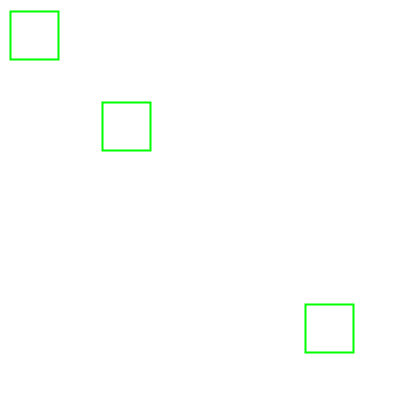
Frame 1 (no input)
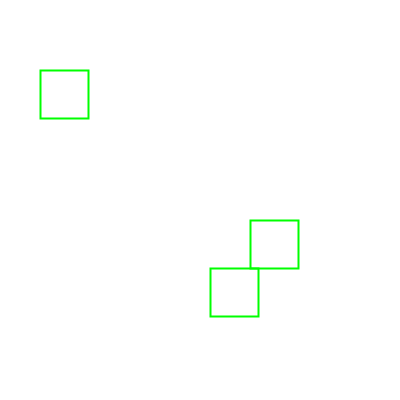
Frame 60 (the mouse pressed at the canvas centre just before this capture)
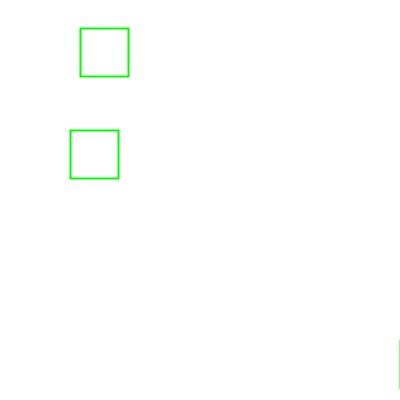
Frame 120 (the mouse held since frame 60 and released just before this capture)

The Processing sketch that drew these frames (run headless with seeded random() and noise(); from frame 60 on, the mouse is pressed at the canvas centre):

// Processing sketch: aula14_grupo01_exer04
// ── aula14_grupo01_exer04.pde
// The Nature of Code, exercico 1.2
PVector position, p2, p3;
PVector velocity, v2, v3;

void setup() {
  size(400, 400);
  p3 = new PVector(300, 300);
  v3 = new PVector(5, 4);
  
  p2 = new PVector(10, 10);
  v2 = new PVector(0.5, 1);
  
  position = new PVector(100, 100);
  velocity = new PVector(2.5, 2);
}

void draw() {
  background(255);
  position.add(velocity);
  p2.add(v2);
  p3.add(v3);

 if (p3.x > width || p3.x < 0) {
    v3.x = v3.x * -1;
  }
  if (p3.y > height || p3.y < 0) {
    v3.y = v3.y * -1;
  }

 if (p2.x > width || p2.x < 0) {
    v2.x = v2.x * -1;
  }
  if (p2.y > height || p2.y < 0) {
    v2.y = v2.y * -1;
  }

  if (position.x > width || position.x < 0) {
    velocity.x = velocity.x * -1;
  }
  if (position.y > height || position.y < 0) {
    velocity.y = velocity.y * -1;
  }

  stroke(0,255,0);
  noFill();
  strokeWeight(2);
  rect(position.x, position.y, 48,48);
  rect(p2.x, p2.y, 48,48);
  rect(p3.x, p3.y, 48,48);
}
